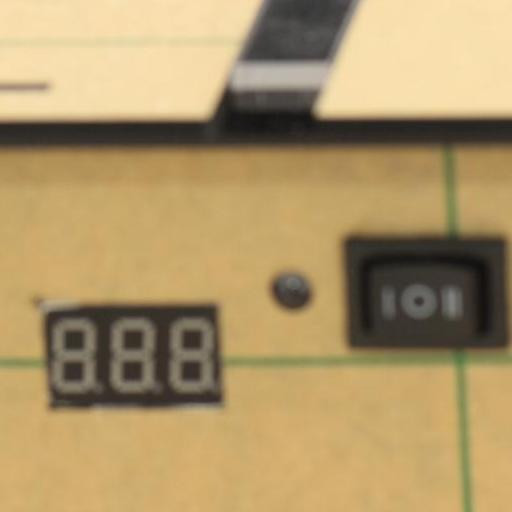
#> input picture Mid Term Exam/assets/gambar3.JPG, 512 x 512 px, found by its file name
$ jupyter execute main3.ipynb
#> lines starting #> are read from the running program, lines starting #| are printed output that depends on the picture
[cell 1]
import cv2
import numpy as np
from matplotlib import pyplot as plt

[cell 2]
def enhance_natural_image(img_path):
    """
    Enhance a slightly blurry image in a natural and realistic way.
    Steps:
    1. Denoise gently
    2. Subtle sharpening (unsharp mask)
    3. Local contrast enhancement (CLAHE)
    4. Tone rebalance for natural colors
    """
#> called with img_path = 'assets/gambar3.jpg'

    # --- Load image ---
    img = cv2.imread(img_path)
#> img is the input picture: shape (512, 512, 3); mean B, G, R 105.3, 150.2, 174.2
    img = cv2.cvtColor(img, cv2.COLOR_BGR2RGB)

    # --- Step 1: Gentle denoising ---
    denoised = cv2.fastNlMeansDenoisingColored(img, None, 3, 3, 7, 21)

    # --- Step 2: Mild unsharp masking (soft sharpening) ---
    blur = cv2.GaussianBlur(denoised, (7, 7), 13)
    sharpened = cv2.addWeighted(denoised, 1.3, blur, -0.3, 0)

    # --- Step 3: Local contrast enhancement (CLAHE on L-channel) ---
    lab = cv2.cvtColor(sharpened, cv2.COLOR_RGB2LAB)
#> lab: shape (512, 512, 3); mean of channels 0, 1, 2 159.3, 130.6, 154.5
    l, a, b = cv2.split(lab)
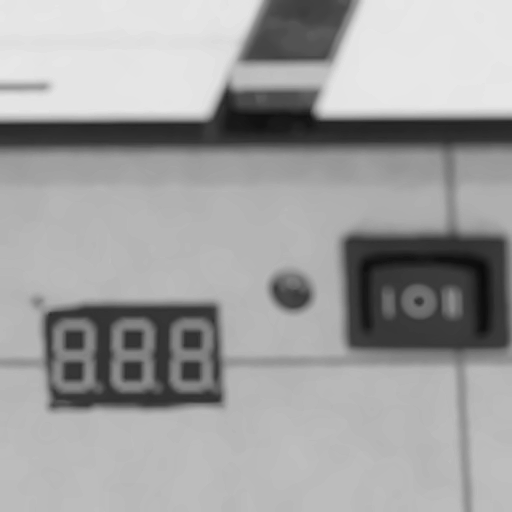
#> l: shape (512, 512); min 11, max 231, mean 159.3
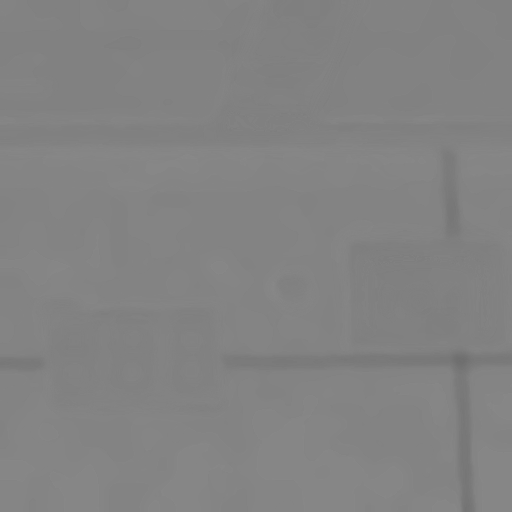
#> a: shape (512, 512); min 110, max 136, mean 130.6
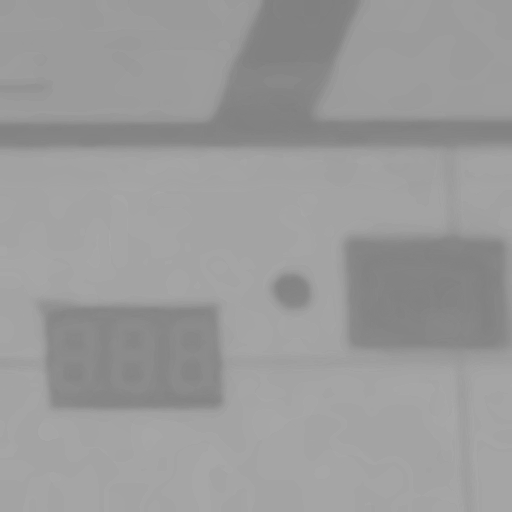
#> b: shape (512, 512); min 127, max 169, mean 154.5
    clahe = cv2.createCLAHE(clipLimit=2.0, tileGridSize=(8, 8))
    cl = clahe.apply(l)
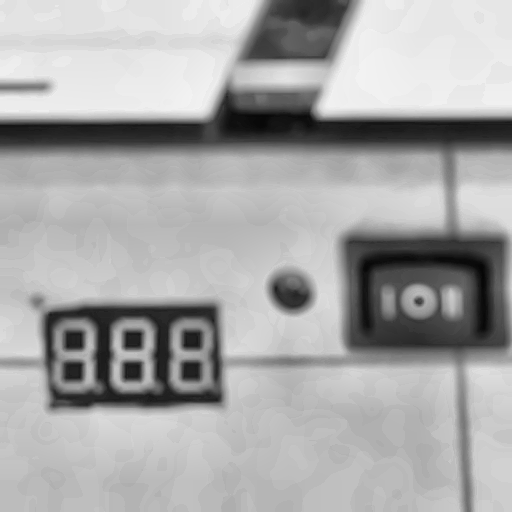
#> cl: shape (512, 512); min 6, max 242, mean 167.6
    lab_enhanced = cv2.merge((cl, a, b))
#> lab_enhanced: shape (512, 512, 3); mean of channels 0, 1, 2 167.6, 130.6, 154.5
    enhanced = cv2.cvtColor(lab_enhanced, cv2.COLOR_LAB2RGB)
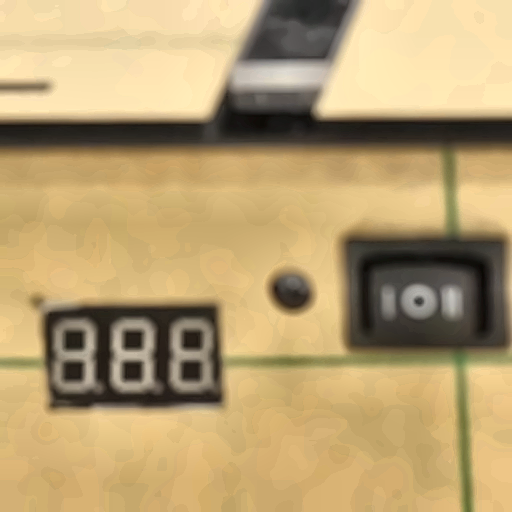
#> enhanced: shape (512, 512, 3); mean R, G, B 183.2, 159.1, 113.6

    # --- Step 4: Gentle tone balancing ---
    enhanced = np.clip(enhanced * 1.02, 0, 255).astype(np.uint8)

    return enhanced

[cell 3]
img_path = "assets/gambar3.jpg"
enhanced = enhance_natural_image(img_path)

plt.figure(figsize=(10,5))
plt.subplot(1,2,1)
plt.imshow(cv2.cvtColor(cv2.imread(img_path), cv2.COLOR_BGR2RGB))
plt.title("Original")
plt.axis("off")

plt.subplot(1,2,2)
plt.imshow(enhanced)
plt.title("Enhanced (Natural Look)")
plt.axis("off")
plt.show()

$ run again, with Mid Term Exam/assets/gambar2.jpg copied over Mid Term Exam/assets/gambar3.JPG
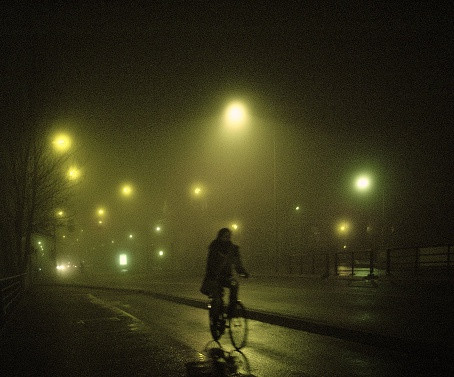
#> input picture Mid Term Exam/assets/gambar2.jpg, 454 x 377 px, found by its file name
#> in enhance_natural_image, img is the input picture: shape (377, 454, 3); mean B, G, R 24.4, 50.5, 53.3
#> lab: shape (377, 454, 3); mean of channels 0, 1, 2 50.8, 125, 143.6
#> in enhance_natural_image, `cl = clahe.apply(l)`:
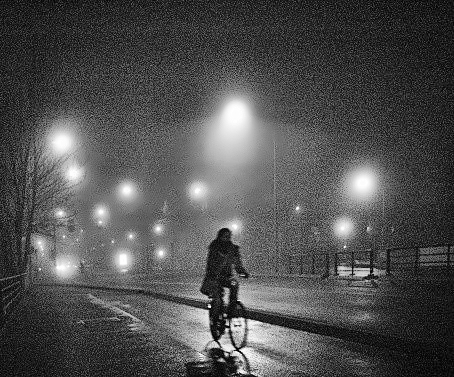
#> cl: shape (377, 454); min 1, max 255, mean 79.3
#> lab_enhanced: shape (377, 454, 3); mean of channels 0, 1, 2 79.3, 125, 143.6
#> in enhance_natural_image, `enhanced = cv2.cvtColor(lab_enhanced, cv2.COLOR_LAB2RGB)`:
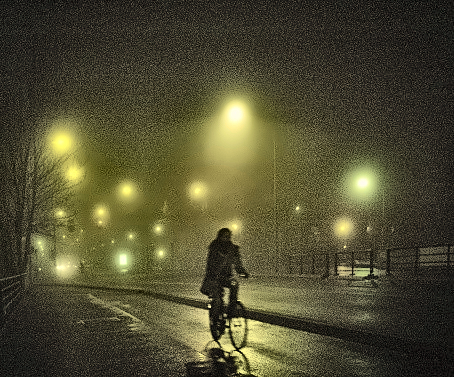
#> enhanced: shape (377, 454, 3); mean R, G, B 79.4, 76.3, 49.2

$ run again, with Mid Term Exam/assets/gambar4.jpg copied over Mid Term Exam/assets/gambar3.JPG
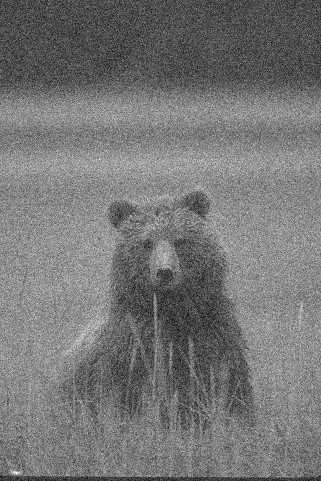
#> input picture Mid Term Exam/assets/gambar4.jpg, 321 x 481 px, found by its file name
#> in enhance_natural_image, img is the input picture: shape (481, 321, 3); min 0, max 255, mean 117.9
#> lab: shape (481, 321, 3); mean of channels 0, 1, 2 125.1, 128, 128
#> in enhance_natural_image, `cl = clahe.apply(l)`:
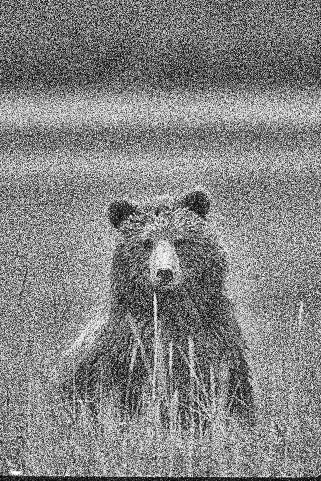
#> cl: shape (481, 321); min 0, max 255, mean 130.9
#> lab_enhanced: shape (481, 321, 3); mean of channels 0, 1, 2 130.9, 128, 128
#> `plt.show()`:
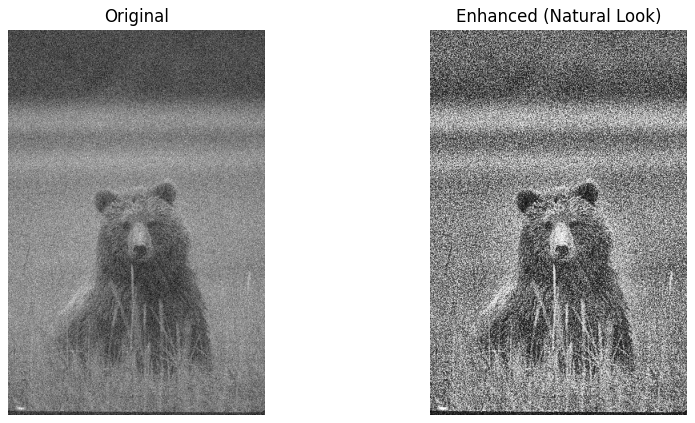
#> figure drawn by matplotlib, 2 panels
